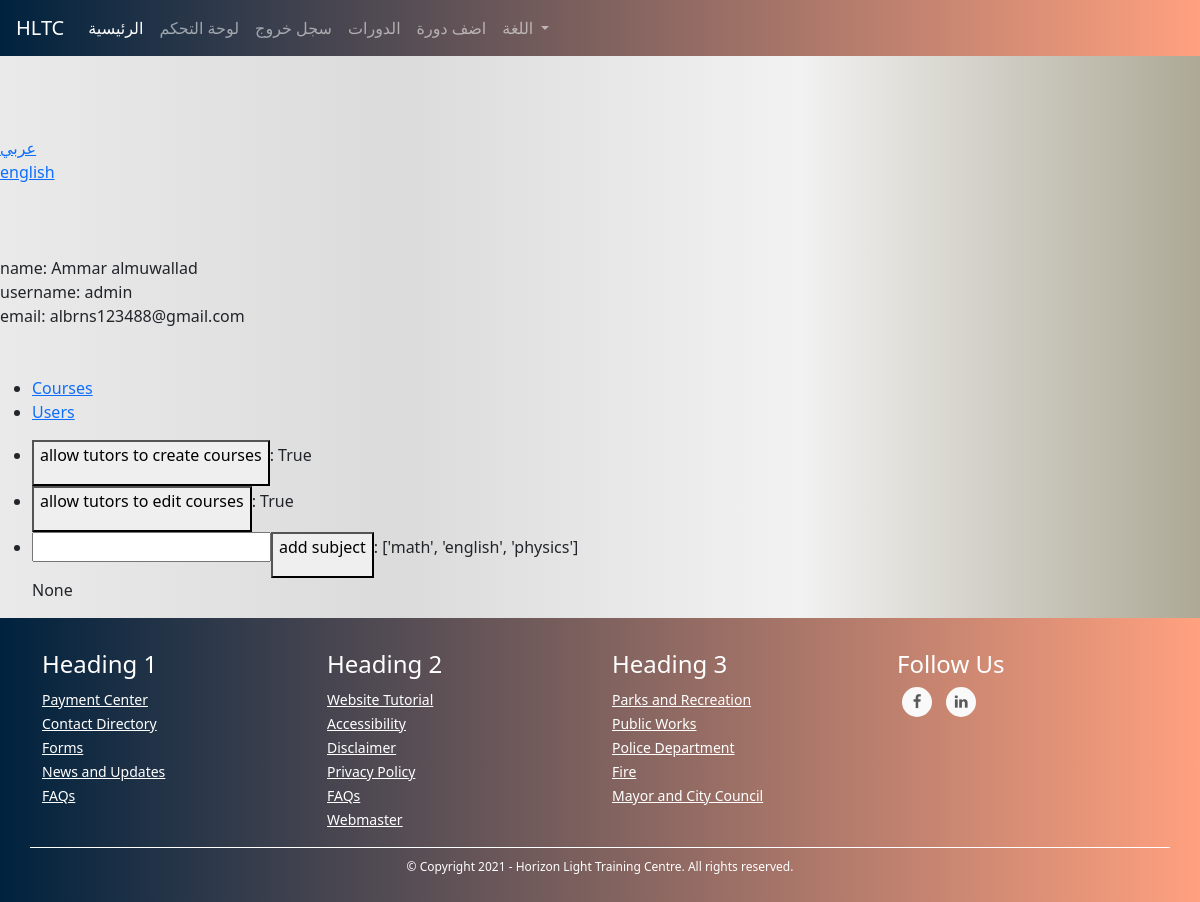
The page /admins/control-panel (signed in) on the database its author committed.
### TUTOR/models.py (models this page shows, shortened)
class UserModel(db.Model, UserMixin):
    id = db.Column(db.Integer, primary_key=True)
    first_name = db.Column(db.String(128), nullable=False)
    last_name = db.Column(db.String(128), nullable=False)
    username = db.Column(db.String(20), unique=True, nullable=False)
    email = db.Column(db.String(256), unique=True, nullable=False)
    password = db.Column(db.String(255), nullable=False)
    user_type = db.Column(db.String(30), nullable=False)
    _gender = db.Column(db.Boolean, nullable=False, default=True)
    email_confirmation_code = db.Column(db.String(5), nullable=True)
    is_confirmed = db.Column(db.Boolean, nullable=False, default=False)
    creation_date = db.Column(db.DateTime, nullable=False, default=datetime.utcnow)
    admin_data_model = db.relationship('AdminDataModel', backref='user', uselist=False)
    tutor_data_model = db.relationship('TutorDataModel', backref='user', uselist=False)
    student_data_model = db.relationship('StudentDataModel', backref='user', uselist=False)
    @property
    def full_name(self):
        return self.first_name + " " + self.last_name

class SiteSettingsModel(db.Model):
    id = db.Column(db.Integer, primary_key=True)
    _settings = db.Column(db.String(), nullable=True) # '{"setting_name": {"setting_type": ..., "setting_value": ....}, ....}'
    @property
    def allow_tutors_to_edit_courses(self):
        return self.settings["allow_tutors_to_edit_courses"]
    @property
    def allow_tutors_to_create_courses(self):
        return self.settings["allow_tutors_to_create_courses"]
    @property
    def subjects(self):
        return self.settings["subjects"]
    @property
    def settings(self):
        return json.loads(self._settings)
    @classmethod
    def instance(cls):
        return cls.query.get(1)

### TUTOR/ADMINISTRATION/routes.py (the view)
@admins_blueprint.route("/admins/control-panel", methods=["GET", "POST"])
@login_required(ADMIN_TYPES)
def control_panel():
    return render_template('admins/control_panel.html', value=request.args.get("value"))

### TUTOR/ADMINISTRATION/routes.py (called while the page is built)
@admins_blueprint.context_processor
def utility_processor():
    return dict(get_language_text=LngObj.get_language_text, get_current_page_language_list=LngObj.get_current_page_language_list, languages=LANGUAGES, admin_types=ADMIN_TYPES, settings=SiteSettingsModel.instance())

### TUTOR/models.py (called while the page is built)
@login_manager.user_loader
def load_user(user_id):
    return UserModel.query.get(int(user_id))

### TUTOR/utils/languages.py (called while the page is built)
    @staticmethod
    def translate(page_name, language=DEFAULT_LANGUAGE): # returns specific language page
        return LngObj.read_language_file(page_name, language)

    @staticmethod
    def read_language_file(page_name, language):
        path = os.path.join(current_app.root_path,"static", "languages", language + ".json")
        with open(path, "r", encoding='utf-8') as f:
            language_dict = json.loads(f.read())
            page_list = language_dict.get(page_name)
            return page_list if page_list else []

    @staticmethod
    def get_validated_page_language_list(view, language_cookie): # returns specific language page with extra validation
        if not language_cookie or language_cookie not in list(LANGUAGES.keys()):
            page_language_list = LngObj.translate(view)
        else:
            page_language_list = LngObj.translate(view, language_cookie)
        return page_language_list

    @staticmethod
    def get_current_page_language_list(): # returns current page language list
        current_page, _args_dict = reverse_url_for(request.path)
        page_language_list = LngObj.get_validated_page_language_list(current_page, request.cookies.get("language"))
        return page_language_list

    @staticmethod
    def get_language_text(tag, language_list): # returns single text using it's tag
        return next(x.get("description") for x in language_list if x.get("tag") == tag)

### TUTOR/utils/utils.py (called while the page is built, shortened)
def reverse_url_for(url, method = None):
    appctx = _app_ctx_stack.top
    reqctx = _request_ctx_stack.top
    if appctx is None:
        raise RuntimeError('Attempted to match a URL without the '
                           'application context being pushed. This has to be '
                           'executed when application context is available.')
    if reqctx is not None:
        url_adapter = reqctx.url_adapter
    parsed_url = url_parse(url)
    if parsed_url.netloc is not "" and parsed_url.netloc != url_adapter.server_name:
        raise NotFound()
    return url_adapter.match(parsed_url.path, method) # return value is a tuple with the endpoint name and a dict with the arguments.

### TUTOR/templates/admins/control_panel.html (shortened to what this page needs)
{% extends "template.html" %}
{% block content %}
    <br><br><br>
       {% include "snippets/language_select.html" %}
        <br><br><br>
        name: {{ current_user.full_name }}
        <br>
        username: {{ current_user.username }}
        <br>
        email: {{ current_user.email }}
        <br><br><br>
        <ul>
            <li><a href="{{ url_for('admins_blueprint.courses') }}">Courses</a></li>
            <li><a href="{{ url_for('admins_blueprint.users_list_view') }}">Users</a></li>
        </ul>
        <ul>
            <li><a href="{{ url_for('admins_blueprint.change_site_settings', setting='allow_tutors_to_create_courses') }}"><button><p>allow tutors to create courses</p></button></a>: {{settings.allow_tutors_to_create_courses.setting_value}}</li>
            <li><a href="{{ url_for('admins_blueprint.change_site_settings', setting='allow_tutors_to_edit_courses') }}"><button><p>allow tutors to edit courses</p></button></a>: {{settings.allow_tutors_to_edit_courses.setting_value}}</li>
            <li><input type="text" id="subject-text"><button id="add-subject"><p>add subject</p></button></a>: {{settings.subjects.setting_value}}</li>
            {{ value }}
        </ul>
{% endblock %}

### TUTOR/static/css/global.css (style rules this page uses)
body { background: #ADA996; background: -webkit-linear-gradient(to right, #EAEAEA, #DBDBDB, #F2F2F2, #ADA996); background: linear-gradient(to right, #EAEAEA, #DBDBDB, #F2F2F2, #ADA996); }

### rows shown on the page
UserModel: full_name "Ammar almuwallad", username "admin", email "albrns123488@gmail.com"
SiteSettingsModel: allow_tutors_to_create_courses.setting_value "True", allow_tutors_to_edit_courses.setting_value "True", subjects.setting_value "['math', 'english', 'physics']"

### other values the page prints
{{ value }} "عربي" "english"
{{ value }} "None"
